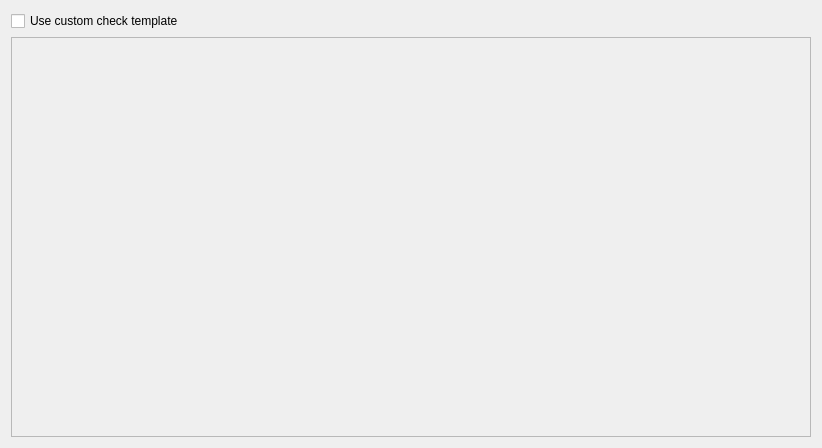
<?xml version="1.0" encoding="UTF-8"?>
<ui version="4.0">
 <class>CheckPrintingSettingsDecl</class>
 <widget class="QWidget" name="CheckPrintingSettingsDecl">
  <property name="geometry">
   <rect>
    <x>0</x>
    <y>0</y>
    <width>810</width>
    <height>442</height>
   </rect>
  </property>
  <property name="sizePolicy">
   <sizepolicy hsizetype="Expanding" vsizetype="Expanding">
    <horstretch>0</horstretch>
    <verstretch>0</verstretch>
   </sizepolicy>
  </property>
  <property name="windowTitle">
   <string>Checking settings</string>
  </property>
  <layout class="QVBoxLayout" name="verticalLayout_2">
   <item>
    <layout class="QVBoxLayout" name="verticalLayout">
     <item>
      <layout class="QHBoxLayout" name="horizontalLayout">
       <item>
        <widget class="QCheckBox" name="kcfg_useCustomCheckTemplate">
         <property name="sizePolicy">
          <sizepolicy hsizetype="Minimum" vsizetype="Fixed">
           <horstretch>0</horstretch>
           <verstretch>0</verstretch>
          </sizepolicy>
         </property>
         <property name="text">
          <string>Use custom check template</string>
         </property>
        </widget>
       </item>
       <item>
        <widget class="KUrlRequester" name="kcfg_checkTemplateFile">
         <property name="kcfg_property" stdset="0">
          <cstring>text</cstring>
         </property>
         <property name="enabled">
          <bool>false</bool>
         </property>
         <property name="sizePolicy">
          <sizepolicy hsizetype="Preferred" vsizetype="Fixed">
           <horstretch>0</horstretch>
           <verstretch>0</verstretch>
          </sizepolicy>
         </property>
        </widget>
       </item>
      </layout>
     </item>
     <item>
      <widget class="QFrame" name="m_previewFrame">
       <property name="minimumSize">
        <size>
         <width>800</width>
         <height>400</height>
        </size>
       </property>
       <property name="frameShape">
        <enum>QFrame::StyledPanel</enum>
       </property>
       <property name="frameShadow">
        <enum>QFrame::Raised</enum>
       </property>
      </widget>
     </item>
    </layout>
   </item>
  </layout>
 </widget>
 <layoutdefault spacing="6" margin="11"/>
 <customwidgets>
  <customwidget>
   <class>KUrlRequester</class>
   <extends>QFrame</extends>
   <header>kurlrequester.h</header>
  </customwidget>
 </customwidgets>
 <includes>
  <include location="local">kurlrequester.h</include>
  <include location="local">klineedit.h</include>
 </includes>
 <resources/>
 <connections/>
</ui>
